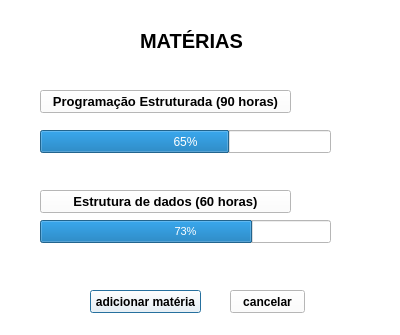
<?xml version="1.0" encoding="UTF-8"?>
<ui version="4.0">
 <class>tela4</class>
 <widget class="QDialog" name="tela4">
  <property name="geometry">
   <rect>
    <x>0</x>
    <y>0</y>
    <width>400</width>
    <height>335</height>
   </rect>
  </property>
  <property name="windowTitle">
   <string>Amserlen</string>
  </property>
  <property name="styleSheet">
   <string notr="true">background-color:#FFF</string>
  </property>
  <widget class="QLabel" name="label">
   <property name="geometry">
    <rect>
     <x>140</x>
     <y>20</y>
     <width>141</width>
     <height>41</height>
    </rect>
   </property>
   <property name="font">
    <font>
     <pointsize>15</pointsize>
     <weight>75</weight>
     <bold>true</bold>
    </font>
   </property>
   <property name="text">
    <string>MATÉRIAS</string>
   </property>
  </widget>
  <widget class="QPushButton" name="pushButton">
   <property name="geometry">
    <rect>
     <x>90</x>
     <y>290</y>
     <width>111</width>
     <height>23</height>
    </rect>
   </property>
   <property name="font">
    <font>
     <weight>75</weight>
     <bold>true</bold>
    </font>
   </property>
   <property name="text">
    <string>adicionar matéria</string>
   </property>
  </widget>
  <widget class="QPushButton" name="pushButton_2">
   <property name="geometry">
    <rect>
     <x>230</x>
     <y>290</y>
     <width>75</width>
     <height>23</height>
    </rect>
   </property>
   <property name="font">
    <font>
     <weight>75</weight>
     <bold>true</bold>
    </font>
   </property>
   <property name="text">
    <string>cancelar</string>
   </property>
  </widget>
  <widget class="QProgressBar" name="progressBar">
   <property name="geometry">
    <rect>
     <x>40</x>
     <y>130</y>
     <width>291</width>
     <height>23</height>
    </rect>
   </property>
   <property name="value">
    <number>65</number>
   </property>
  </widget>
  <widget class="QProgressBar" name="progressBar_2">
   <property name="geometry">
    <rect>
     <x>40</x>
     <y>220</y>
     <width>291</width>
     <height>23</height>
    </rect>
   </property>
   <property name="font">
    <font>
     <pointsize>8</pointsize>
    </font>
   </property>
   <property name="value">
    <number>73</number>
   </property>
  </widget>
  <widget class="QPushButton" name="pushButton_3">
   <property name="geometry">
    <rect>
     <x>40</x>
     <y>90</y>
     <width>251</width>
     <height>23</height>
    </rect>
   </property>
   <property name="font">
    <font>
     <pointsize>10</pointsize>
     <weight>75</weight>
     <bold>true</bold>
    </font>
   </property>
   <property name="text">
    <string>Programação Estruturada (90 horas)</string>
   </property>
  </widget>
  <widget class="QPushButton" name="pushButton_4">
   <property name="geometry">
    <rect>
     <x>40</x>
     <y>190</y>
     <width>251</width>
     <height>23</height>
    </rect>
   </property>
   <property name="font">
    <font>
     <pointsize>10</pointsize>
     <weight>75</weight>
     <bold>true</bold>
    </font>
   </property>
   <property name="text">
    <string>Estrutura de dados (60 horas)</string>
   </property>
  </widget>
 </widget>
 <resources/>
 <connections/>
</ui>
